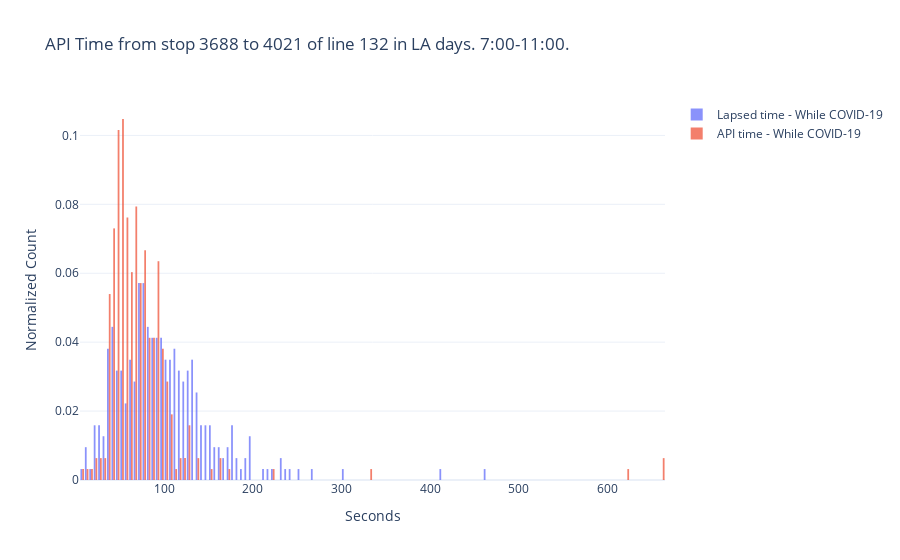

Here is the notebook cell this chart was saved with:
### Code cell
#API vs Lapsed data
fig = go.Figure()
fig.add_trace(go.Histogram(
    x=tbs_covid.trip_time,name='Lapsed time - While COVID-19',
    histnorm='probability',
    xbins=dict(
        size=5
    )
))
fig.add_trace(go.Histogram(
    x=tbs_covid.api_trip_time,name='API time - While COVID-19',
    histnorm='probability',
    xbins=dict(
        size=10
    )
))
# Overlay both histograms
fig.update_layout(
    title='API Time from stop {} to {} of line {} in {} days. {}:00-{}:00.'.format(stopA,stopB,line,day_type,st_hour,end_hour),
    xaxis_title='Seconds',
    yaxis_title='Normalized Count'
)
# Reduce opacity to see both histograms
fig.update_traces(opacity=0.75)
fig.show()

### Figure 1 — Plotly figure (JSON) as saved in the notebook; plotly's stock layout.template omitted (floating-point values rounded to 4 significant figures; data arrays with more than 128 entries replaced by an {"elided": "..."} marker saying what was removed)
{"data": [{"histnorm": "probability", "name": "Lapsed time - While COVID-19", "opacity": 0.75, "type": "histogram", "x": {"elided": "315 float values"}, "xbins": {"size": 5}}, {"histnorm": "probability", "name": "API time - While COVID-19", "opacity": 0.75, "type": "histogram", "x": {"elided": "315 int values"}, "xbins": {"size": 10}}], "layout": {"title": {"text": "API Time from stop 3688 to 4021 of line 132 in LA days. 7:00-11:00."}, "xaxis": {"title": {"text": "Seconds"}}, "yaxis": {"title": {"text": "Normalized Count"}}}}
